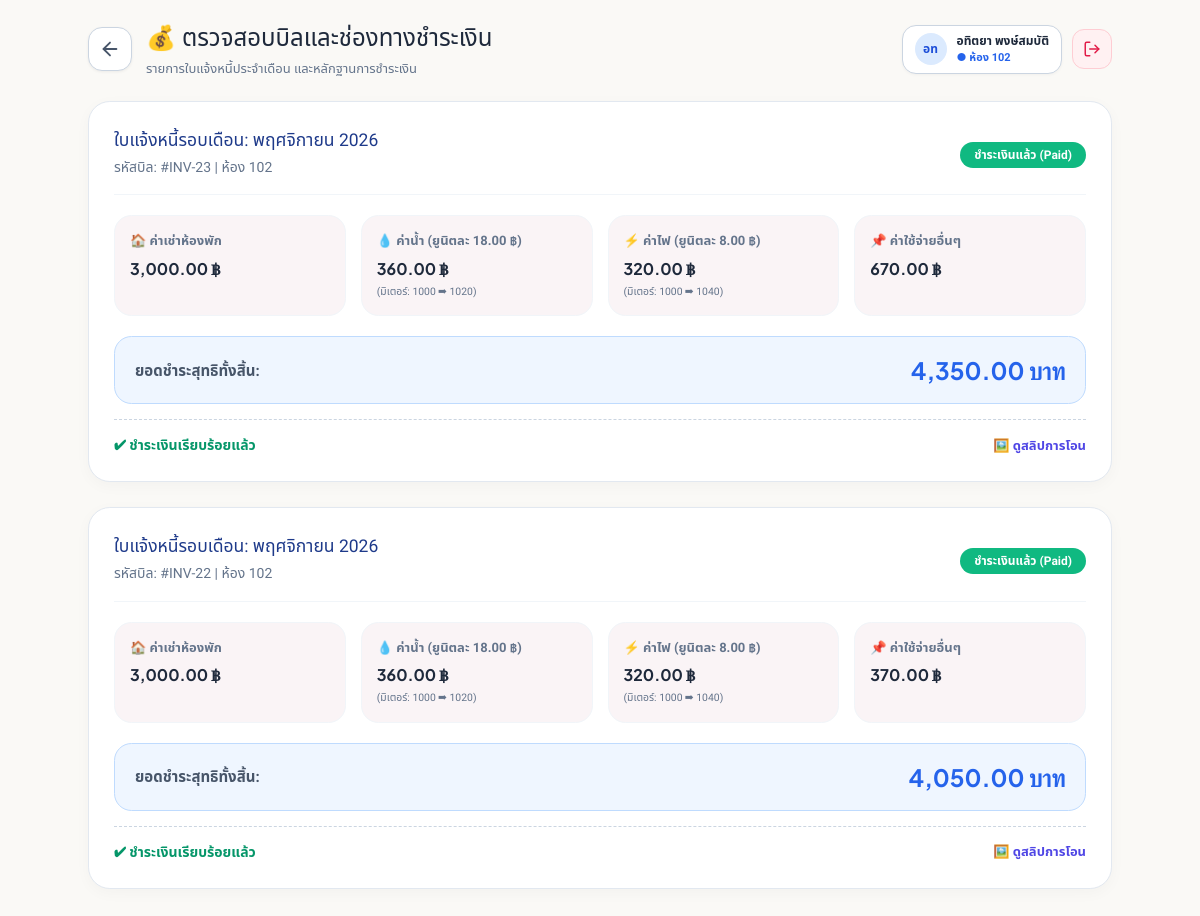
/tenant_invoice.php (signed in), run on the app's committed database.
### tables this page shows
CREATE TABLE `room` (
  `roomId` int(11) NOT NULL AUTO_INCREMENT,
  `roomNumber` varchar(10) NOT NULL,
  `roomType` varchar(50) DEFAULT NULL,
  `floor` int(11) DEFAULT NULL,
  `rentPrice` decimal(10,2) NOT NULL,
  `status` varchar(20) DEFAULT 'Available',
  PRIMARY KEY (`roomId`),
  UNIQUE KEY `roomNumber` (`roomNumber`)
);

CREATE TABLE `invoices` (
  `invoiceId` int(11) NOT NULL AUTO_INCREMENT,
  `roomId` int(11) NOT NULL,
  `tenantId` int(11) NOT NULL,
  `billingMonth` varchar(50) NOT NULL COMMENT 'เช่น 2026-06 (มิถุนายน 2026)',
  `rentPrice` decimal(10,2) NOT NULL DEFAULT 0.00,
  `waterPrev` int(11) NOT NULL DEFAULT 0,
  `waterCurr` int(11) NOT NULL DEFAULT 0,
  `waterUnitRate` decimal(10,2) NOT NULL DEFAULT 18.00 COMMENT 'ราคาต่อหน่วยน้ำ',
  `electricPrev` int(11) NOT NULL DEFAULT 0,
  `electricCurr` int(11) NOT NULL DEFAULT 0,
  `electricUnitRate` decimal(10,2) NOT NULL DEFAULT 8.00 COMMENT 'ราคาต่อหน่วยไฟ',
  `otherFee` decimal(10,2) NOT NULL DEFAULT 0.00 COMMENT 'ค่าใช้จ่ายอื่นๆ เช่น ค่าส่วนกลาง',
  `totalAmount` decimal(10,2) NOT NULL DEFAULT 0.00,
  `status` enum('Unpaid','Pending Approval','Paid') NOT NULL DEFAULT 'Unpaid',
  `slipImage` varchar(255) DEFAULT NULL,
  `createdAt` timestamp NOT NULL DEFAULT current_timestamp(),
  `otherFeeNote` text DEFAULT NULL,
  `slipRejectReason` text DEFAULT NULL,
  `slipRejectedAt` datetime DEFAULT NULL,
  `slipStatus` varchar(30) DEFAULT 'Normal',
  `oldSlipImage` varchar(255) DEFAULT NULL,
  PRIMARY KEY (`invoiceId`)
);

### tenant_invoice.php (the view, shortened to what this page needs)
<?php
require_once 'includes/db_connect.php';
$userId = $_SESSION['user_id'];
$tenantName = $_SESSION['full_name'] ?? 'ผู้เช่า';
$initials = strtoupper(mb_substr($tenantName, 0, 2, 'UTF-8'));
$stmtHdrR = $conn->prepare("SELECT r.roomNumber FROM Lease l JOIN Room r ON l.roomId = r.roomId WHERE l.tenantId = ? ORDER BY CASE WHEN l.status = 'Active' THEN 1 ELSE 2 END, l.leaseId DESC LIMIT 1");
$stmtHdrR->execute([$userId]);
$myRoomNumber = $stmtHdrR->fetchColumn() ?: '';
$stmtInv = $conn->prepare("
    SELECT i.*, r.roomNumber
    FROM Invoices i
    JOIN Room r ON i.roomId = r.roomId
    WHERE i.tenantId = ?
    ORDER BY i.invoiceId DESC
");
$stmtInv->execute([$userId]);
$myInvoices = $stmtInv->fetchAll(PDO::FETCH_ASSOC);
?>
<!DOCTYPE html>
<html lang="th">
<head>
    <script src="https://cdn.tailwindcss.com"></script>
</head>
<body>
<div class="container">
    <div style="display: flex; align-items: center; justify-content: space-between; margin-bottom: 22px; flex-wrap: wrap; gap: 12px;">
        <div style="display: flex; align-items: center; gap: 14px;">
            <a href="tenant_dashboard.php" class="back-btn-pill" style="display: inline-flex; align-items: center; justify-content: center; width: 44px; height: 44px; background: white; border: 1px solid #cbd5e1; border-radius: 14px; color: #475569; text-decoration: none; transition: all 0.2s; box-shadow: 0 1px 3px rgba(0,0,0,0.06); shrink: 0;" title="ย้อนกลับหน้าหลัก">
                <i data-lucide="arrow-left" style="width: 22px; height: 22px;"></i>
            </a>
            <div>
                <h2 style="margin: 0; font-size: 24px; color: #1e293b;">💰 ตรวจสอบบิลและช่องทางชำระเงิน</h2>
                <p style="margin: 3px 0 0 0; font-size: 13px; color: #64748b;">รายการใบแจ้งหนี้ประจำเดือน และหลักฐานการชำระเงิน</p>
            </div>
        </div>
        <div style="display: flex; align-items: center; gap: 10px;">
            <a href="profile.php" style="display: flex; align-items: center; gap: 10px; text-decoration: none; padding: 6px 12px; background: white; border: 1px solid #cbd5e1; border-radius: 14px; box-shadow: 0 1px 3px rgba(0,0,0,0.04);">
                <div style="width: 32px; height: 32px; border-radius: 50%; background: #dbeafe; color: #1d4ed8; display: flex; align-items: center; justify-content: center; font-weight: bold; font-size: 12px;">
                    <?php echo $initials; ?>
                </div>
                <div style="text-align: left;">
                    <div style="font-size: 12px; font-weight: bold; color: #1e293b;"><?php echo htmlspecialchars($tenantName); ?></div>
                    <?php if(!empty($myRoomNumber)): ?>
                        <div style="font-size: 11px; color: #2563eb; font-weight: bold;">● ห้อง <?php echo htmlspecialchars($myRoomNumber); ?></div>
                    <?php endif; ?>
                </div>
            </a>
            <a href="logout.php" onclick="return confirm('ออกจากระบบ?');" style="display: inline-flex; align-items: center; justify-content: center; width: 40px; height: 40px; border-radius: 12px; background: #fff1f2; color: #e11d48; text-decoration: none; border: 1px solid #fecdd3;" title="ออกจากระบบ">
                <i data-lucide="log-out" style="width: 18px; height: 18px;"></i>
            </a>
        </div>
    </div>
    <?php if(count($myInvoices) > 0): ?>
        <?php foreach($myInvoices as $inv): ?>
        <div class="invoice-card">
            <div class="invoice-header">
                <div>
                    <h3 style="margin: 0; color: #1e3a8a;">ใบแจ้งหนี้รอบเดือน: <?php echo htmlspecialchars($inv['billingMonth']); ?></h3>
                    <small style="color: #64748b;">รหัสบิล: #INV-<?php echo $inv['invoiceId']; ?> | ห้อง <?php echo $inv['roomNumber']; ?></small>
                </div>
                <div>
                    <?php if($inv['status'] === 'Unpaid'): ?>
                        <span class="badge" style="background-color: #f59e0b;">รอชำระเงิน</span>
                    <?php elseif($inv['status'] === 'Pending Approval'): ?>
                        <span class="badge" style="background-color: #3b82f6;">รอตรวจสอบสลิป</span>
                    <?php elseif($inv['status'] === 'Paid'): ?>
                        <span class="badge" style="background-color: #10b981;">ชำระเงินแล้ว (Paid)</span>
                    <?php endif; ?>
                </div>
            </div>
            <div class="details-grid">
                <div class="detail-box">
                    <div class="detail-title">🏠 ค่าเช่าห้องพัก</div>
                    <div class="detail-val"><?php echo number_format($inv['rentPrice'], 2); ?> ฿</div>
                </div>
                <div class="detail-box">
                    <div class="detail-title">💧 ค่าน้ำ (ยูนิตละ <?php echo $inv['waterUnitRate']; ?> ฿)</div>
                    <div class="detail-val"><?php echo number_format(($inv['waterCurr'] - $inv['waterPrev']) * $inv['waterUnitRate'], 2); ?> ฿</div>
                    <small style="color: #64748b;">(มิเตอร์: <?php echo $inv['waterPrev']; ?> ➡ <?php echo $inv['waterCurr']; ?>)</small>
                </div>
                <div class="detail-box">
                    <div class="detail-title">⚡ ค่าไฟ (ยูนิตละ <?php echo $inv['electricUnitRate']; ?> ฿)</div>
                    <div class="detail-val"><?php echo number_format(($inv['electricCurr'] - $inv['electricPrev']) * $inv['electricUnitRate'], 2); ?> ฿</div>
                    <small style="color: #64748b;">(มิเตอร์: <?php echo $inv['electricPrev']; ?> ➡ <?php echo $inv['electricCurr']; ?>)</small>
                </div>
                <?php if($inv['otherFee'] > 0): ?>
                <div class="detail-box">
                    <div class="detail-title">📌 ค่าใช้จ่ายอื่นๆ</div>
                    <div class="detail-val"><?php echo number_format($inv['otherFee'], 2); ?> ฿</div>
                </div>
                <?php endif; ?>
            </div>
            <div class="total-row">
                <div><span style="font-size: 15px; color: #475569; font-weight: bold;">ยอดชำระสุทธิทั้งสิ้น:</span></div>
                <div class="total-amount"><?php echo number_format($inv['totalAmount'], 2); ?> บาท</div>
            </div>
            <div class="upload-box">
                <?php if($inv['status'] === 'Unpaid'): ?>
                    <form action="tenant_invoice.php" method="POST" enctype="multipart/form-data" style="display: flex; align-items: center; gap: 12px; width: 100%; flex-wrap: wrap;">
                        <input type="hidden" name="invoiceId" value="<?php echo $inv['invoiceId']; ?>">
                        <label style="font-size: 14px; font-weight: bold; color: #b45309; margin:0;">📤 แนบสลิปโอนเงิน:</label>
                        <input type="file" name="slip_image" accept="image/*" required style="font-size: 13px; padding: 6px; background: white; border: 1px solid #cbd5e1; border-radius: 6px; flex: 1; min-width: 200px;">
                        <button type="submit" name="upload_slip" class="btn-upload">ส่งสลิปชำระเงิน</button>
                    </form>
                <?php elseif($inv['status'] === 'Paid'): ?>
                    <div style="display: flex; justify-content: space-between; align-items: center; width: 100%; flex-wrap: wrap; gap: 10px;">
                        <span style="color: #059669; font-size: 14px; font-weight: bold;">✔ ชำระเงินเรียบร้อยแล้ว</span>
                        <?php if(!empty($inv['slipImage'])): ?>
                            <a href="<?php echo htmlspecialchars($inv['slipImage']); ?>" target="_blank" class="img-link">🖼️ ดูสลิปการโอน</a>
                        <?php endif; ?>
                    </div>
                <?php endif; ?>
            </div>
        </div>
        <?php endforeach; ?>
    <?php else: ?>
        <div style="text-align: center; color: #64748b; padding: 40px; background: #ffffff; border-radius: 12px; border: 1px solid #cbd5e1;">
            ยังไม่มีใบแจ้งหนี้หรือบิลในรอบเดือนนี้
        </div>
    <?php endif; ?>
</div>
</body>
</html>

### tenant_invoice.php (style rules this page uses)
body { font-family: 'Prompt', sans-serif; background-color: #FAF4F6; padding: 20px; color: #1e293b; }
.container { max-width: 950px; margin: 0 auto; }
.invoice-card { background: #ffffff; border: 1px solid #e2e8f0; border-radius: 1.25rem; padding: 25px; margin-bottom: 25px; box-shadow: 0 4px 15px rgba(0,0,0,0.03); }
.invoice-header { display: flex; justify-content: space-between; align-items: center; border-bottom: 1px solid #f1f5f9; padding-bottom: 15px; margin-bottom: 20px; }
.details-grid { display: grid; grid-template-columns: repeat(auto-fit, minmax(210px, 1fr)); gap: 15px; margin-bottom: 20px; }
.detail-box { background: #FAF4F6; padding: 15px; border-radius: 1rem; border: 1px solid #f1f5f9; font-size: 13px; }
.detail-title { font-weight: bold; color: #64748b; margin-bottom: 6px; }
.detail-val { font-size: 16px; font-weight: bold; color: #1e293b; font-family: 'Plus Jakarta Sans', monospace; }
.total-row { display: flex; justify-content: space-between; align-items: center; background: #eff6ff; padding: 15px 20px; border-radius: 1rem; border: 1px solid #bfdbfe; margin-top: 15px; }
.total-amount { font-size: 24px; font-weight: bold; color: #2563eb; font-family: 'Plus Jakarta Sans', monospace; }
.badge { padding: 6px 14px; border-radius: 9999px; font-size: 12px; font-weight: bold; color: white; }
.upload-box { margin-top: 15px; padding-top: 15px; border-top: 1px dashed #cbd5e1; display: flex; align-items: center; gap: 10px; flex-wrap: wrap; width: 100%; }
.img-link { color: #4f46e5; text-decoration: none; font-weight: bold; font-size: 13px; }

### includes/theme_head.php (style rules this page uses)
html { font-size: 17px !important; -webkit-font-smoothing: antialiased; -moz-osx-font-smoothing: grayscale; text-rendering: optimizeLegibility; }
@media (min-width: 1024px) { html { font-size: 17.5px !important; } }
body, button, input, select, textarea, table { font-family: 'Prompt', 'Kanit', 'Noto Sans Thai', -apple-system, BlinkMacSystemFont, 'Segoe UI', Roboto, sans-serif; }
html, body { transition: background-color 0.2s ease, color 0.2s ease; }
html[data-theme="light"], html.theme-light, body.theme-light, html[data-theme="light"] body { background: #FAF9F6 !important; background-color: #FAF9F6 !important; background-image: none !important; color: #1e293b !important; }

### data on the page
room: roomNumber "102"
invoices: billingMonth "พฤศจิกายน 2026", invoiceId "23", roomId.roomNumber "102", status "ชำระเงินแล้ว (Paid)", rentPrice "3,000.00", waterUnitRate "18.00", ($inv['waterCurr'] - $inv['waterPrev']) * $inv['waterUnitRate'] "360.00", waterPrev "1000", waterCurr "1020", electricUnitRate "8.00", ($inv['electricCurr'] - $inv['electricPrev']) * $inv['electricUnitRate'] "320.00", electricPrev "1000", electricCurr "1040", otherFee "670.00", totalAmount "4,350.00"
invoices: billingMonth "พฤศจิกายน 2026", invoiceId "22", roomId.roomNumber "102", status "ชำระเงินแล้ว (Paid)", rentPrice "3,000.00", waterUnitRate "18.00", ($inv['waterCurr'] - $inv['waterPrev']) * $inv['waterUnitRate'] "360.00", waterPrev "1000", waterCurr "1020", electricUnitRate "8.00", ($inv['electricCurr'] - $inv['electricPrev']) * $inv['electricUnitRate'] "320.00", electricPrev "1000", electricCurr "1040", otherFee "370.00", totalAmount "4,050.00"

### other printed values
$initials "อท"
$tenantName "อทิตยา พงษ์สมบัติ"
